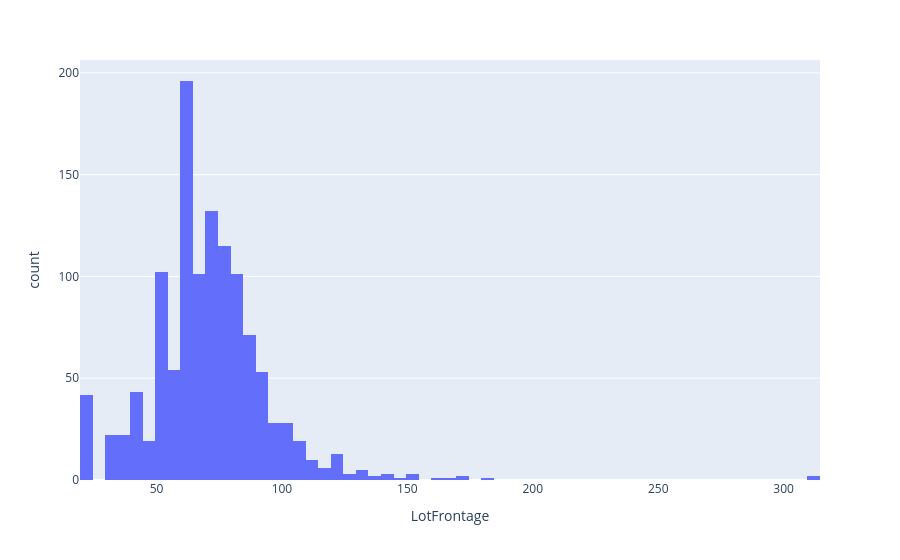

Write notebook code for a chart like this one.
### Code cell
# test what kind if imputater for each missing data column
fig = px.histogram(data_frame= train_df, x = 'LotFrontage')
fig.show()
# normal so mean or median

### Figure 1 — Plotly figure (JSON) as saved in the notebook; plotly's stock layout.template omitted (floating-point values rounded to 4 significant figures; data arrays with more than 128 entries replaced by an {"elided": "..."} marker saying what was removed)
{"data": [{"bingroup": "x", "hovertemplate": "LotFrontage=%{x}<br>count=%{y}<extra></extra>", "legendgroup": "", "marker": {"color": "#636efa", "pattern": {"shape": ""}}, "name": "", "orientation": "v", "showlegend": false, "type": "histogram", "x": {"elided": "1460 float values"}, "xaxis": "x", "yaxis": "y"}], "layout": {"barmode": "relative", "legend": {"tracegroupgap": 0}, "margin": {"t": 60}, "xaxis": {"anchor": "y", "domain": [0, 1], "title": {"text": "LotFrontage"}}, "yaxis": {"anchor": "x", "domain": [0, 1], "title": {"text": "count"}}}}
